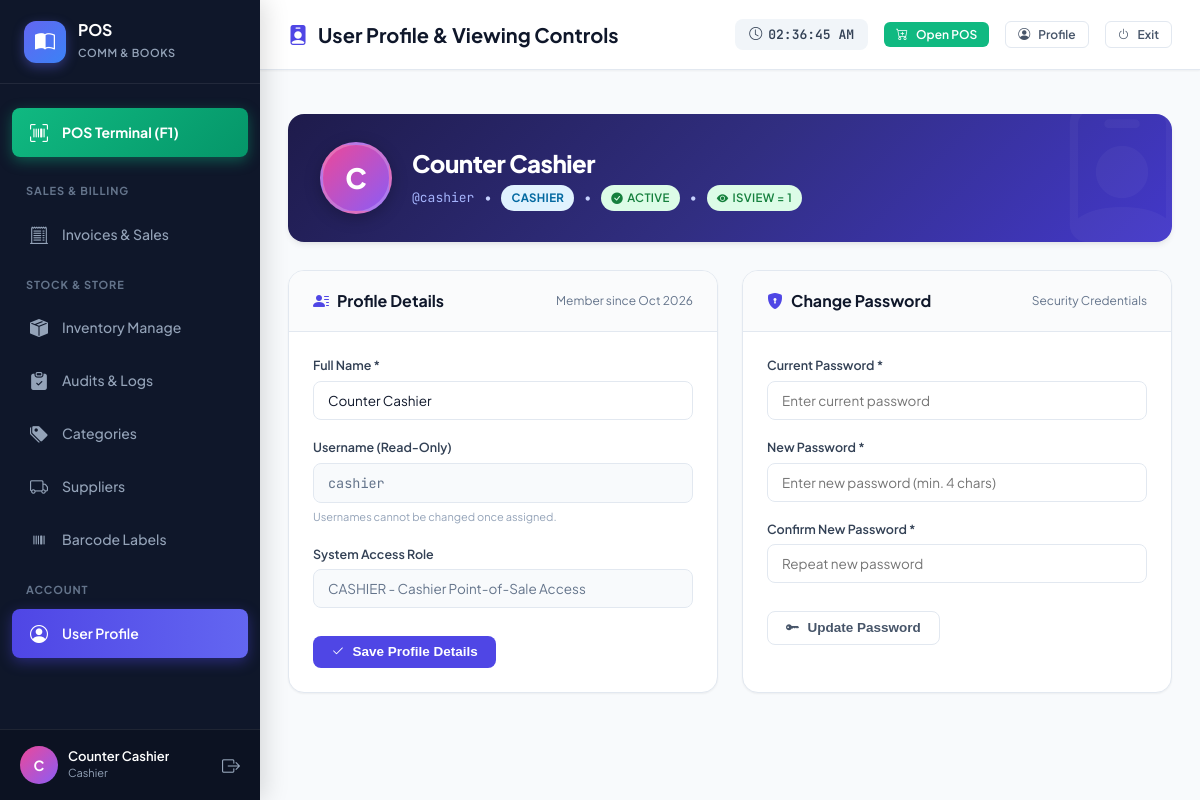
The app's page /profile.php (signed in) with its own data.
### tables this page shows
CREATE TABLE `users` (
  `id` int NOT NULL AUTO_INCREMENT,
  `username` varchar(50) NOT NULL,
  `password` varchar(255) NOT NULL,
  `full_name` varchar(100) NOT NULL,
  `role` enum('admin','cashier') DEFAULT 'cashier',
  `status` enum('active','inactive') DEFAULT 'active',
  `isView` int NOT NULL DEFAULT '1',
  `created_at` datetime DEFAULT CURRENT_TIMESTAMP,
  PRIMARY KEY (`id`),
  UNIQUE KEY `username` (`username`)
);

### profile.php (the view, shortened to what this page needs)
<?php
require_once __DIR__ . '/includes/header.php';
$uStmt = $pdo->prepare("SELECT * FROM users WHERE id = ?");
$uStmt->execute([$user['id']]);
$profile = $uStmt->fetch();
?>
<div class="page-container" style="max-width: 1200px;">
    <div style="background: linear-gradient(135deg, #1e1b4b 0%, #312e81 50%, #4338ca 100%); border-radius: var(--radius-lg); padding: 28px 32px; color: white; margin-bottom: 28px; box-shadow: var(--shadow-md); position: relative; overflow: hidden;">
        <div style="position: absolute; right: -20px; bottom: -30px; font-size: 140px; color: rgba(255, 255, 255, 0.04); pointer-events: none;">
            <i class="bi bi-person-badge"></i>
        </div>
        <div style="display: flex; align-items: center; justify-content: space-between; flex-wrap: wrap; gap: 20px; position: relative; z-index: 2;">
            <div style="display: flex; align-items: center; gap: 20px;">
                <div style="width: 72px; height: 72px; border-radius: 50%; background: linear-gradient(135deg, #ec4899, #8b5cf6); color: white; display: flex; align-items: center; justify-content: center; font-size: 28px; font-weight: 800; box-shadow: 0 4px 16px rgba(0,0,0,0.25); border: 3px solid rgba(255,255,255,0.2);">
                    <?= strtoupper(substr($profile['full_name'] ?: $profile['username'], 0, 1)) ?>
                </div>
                <div>
                    <h2 style="font-size: 24px; font-weight: 800; margin: 0 0 4px 0; color: #ffffff; letter-spacing: -0.02em;">
                        <?= htmlspecialchars($profile['full_name']) ?>
                    </h2>
                    <div style="display: flex; align-items: center; gap: 10px; flex-wrap: wrap; font-size: 13px; color: #c7d2fe;">
                        <span style="font-family: var(--font-mono); color: #a5b4fc;">@<?= htmlspecialchars($profile['username']) ?></span>
                        <span>•</span>
                        <span class="badge <?= $profile['role'] === 'admin' ? 'badge-purple' : 'badge-info' ?>" style="font-weight: 700;">
                            <?= strtoupper($profile['role']) ?>
                        </span>
                        <span>•</span>
                        <span class="badge badge-success">
                            <i class="bi bi-check-circle-fill"></i> <?= strtoupper($profile['status']) ?>
                        </span>
                        <span>•</span>
                        <span class="badge <?= (int)$profile['isView'] === 1 ? 'badge-success' : 'badge-warning' ?>" title="isView Column Status">
                            <i class="bi <?= (int)$profile['isView'] === 1 ? 'bi-eye-fill' : 'bi-eye-slash-fill' ?>"></i>
                            isView = <?= (int)$profile['isView'] ?>
                        </span>
                    </div>
                </div>
            </div>
        </div>
    </div>
    <div style="display: grid; grid-template-columns: repeat(auto-fit, minmax(320px, 1fr)); gap: 24px; margin-bottom: 32px;">
        <div class="content-card" style="margin-bottom: 0;">
            <div class="card-header-flex">
                <div class="card-title">
                    <i class="bi bi-person-lines-fill" style="color: var(--primary);"></i>
                    <span>Profile Details</span>
                </div>
                <span style="font-size: 12px; color: #64748b;">Member since <?= date('M Y', strtotime($profile['created_at'])) ?></span>
            </div>
            <div class="card-body">
                <form method="POST">
                    <div class="form-group">
                        <label class="form-label">Full Name *</label>
                        <input type="text" name="full_name" class="form-control" required value="<?= htmlspecialchars($profile['full_name']) ?>" placeholder="Your Full Name">
                    </div>
                    <div class="form-group">
                        <label class="form-label">Username (Read-Only)</label>
                        <input type="text" class="form-control" value="<?= htmlspecialchars($profile['username']) ?>" readonly style="background: #f8fafc; font-family: var(--font-mono); color: #64748b;">
                        <span style="font-size: 11px; color: #94a3b8;">Usernames cannot be changed once assigned.</span>
                    </div>
                    <div class="form-group">
                        <label class="form-label">System Access Role</label>
                        <input type="text" class="form-control" value="<?= strtoupper($profile['role']) ?> - <?= $profile['role'] === 'admin' ? 'Full Administrator Access' : 'Cashier Point-of-Sale Access' ?>" readonly style="background: #f8fafc; color: #64748b;">
                    </div>
                    <button type="submit" class="btn btn-primary" style="margin-top: 10px;">
                        <i class="bi bi-check2"></i> Save Profile Details
                    </button>
                </form>
            </div>
        </div>
        <div class="content-card" style="margin-bottom: 0;">
            <div class="card-header-flex">
                <div class="card-title">
                    <i class="bi bi-shield-lock-fill" style="color: var(--primary);"></i>
                    <span>Change Password</span>
                </div>
                <span style="font-size: 12px; color: #64748b;">Security Credentials</span>
            </div>
            <div class="card-body">
                <form method="POST">
                    <div class="form-group">
                        <label class="form-label">Current Password *</label>
                        <input type="password" name="current_password" class="form-control" required placeholder="Enter current password">
                    </div>
                    <div class="form-group">
                        <label class="form-label">New Password *</label>
                        <input type="password" name="new_password" class="form-control" required minlength="4" placeholder="Enter new password (min. 4 chars)">
                    </div>
                    <div class="form-group">
                        <label class="form-label">Confirm New Password *</label>
                        <input type="password" name="confirm_password" class="form-control" required minlength="4" placeholder="Repeat new password">
                    </div>
                    <button type="submit" class="btn btn-outline" style="margin-top: 10px;">
                        <i class="bi bi-key-fill"></i> Update Password
                    </button>
                </form>
            </div>
        </div>
    </div>
</div>
<?php require_once __DIR__ . '/includes/footer.php'; ?>

### assets/css/style.css (style rules this page uses)
:root { --primary: #4f46e5; --primary-hover: #4338ca; --primary-light: #e0e7ff; --primary-dark: #3730a3; --secondary: #0ea5e9; --secondary-hover: #0284c7; --accent: #10b981; --accent-hover: #059669; --accent-light: #d1fae5; --warning: #f59e0b; --warning-light: #fef3c7; --danger: #ef4444; --danger-light: #fee2e2; --info: #3b82f6; --bg-main: #f8fafc; --bg-card: #ffffff; --bg-sidebar: #0f172a; --bg-sidebar-hover: #1e293b; --bg-sidebar-active: #312e81; --text-primary: #0f172a; --text-secondary: #64748b; --text-muted: #94a3b8; --text-inverse: #ffffff; --border: #e2e8f0; --border-focus: #818cf8; --shadow-sm: 0 1px 2px 0 rgb(0 0 0 / 0.05); --shadow-md: 0 4px 6px -1px rgb(0 0 0 / 0.07), 0 2px 4px -2px rgb(0 0 0 / 0.05); --shadow-lg: 0 10px 15px -3px rgb(0 0 0 / 0.08), 0 4px 6px -4px rgb(0 0 0 / 0.04); --shadow-xl: 0 20px 25px -5px rgb(0 0 0 / 0.1), 0 8px 10px -6px rgb(0 0 0 / 0.05); --radius-sm: 8px; --radius-md: 12px; --radius-lg: 16px; --radius-xl: 24px; --font-sans: 'Plus Jakarta Sans', system-ui, -apple-system, sans-serif; --font-mono: 'JetBrains Mono', monospace; --sidebar-width: 260px; --topbar-height: 70px; }
* { margin: 0; padding: 0; box-sizing: border-box; }
body { font-family: var(--font-sans); background-color: var(--bg-main); color: var(--text-primary); line-height: 1.5; -webkit-font-smoothing: antialiased; overflow-x: hidden; }
.page-container { padding: 28px; flex: 1; }
.content-card { background: var(--bg-card); border: 1px solid var(--border); border-radius: var(--radius-lg); box-shadow: var(--shadow-sm); margin-bottom: 24px; overflow: hidden; }
.card-header-flex { padding: 18px 24px; border-bottom: 1px solid var(--border); display: flex; align-items: center; justify-content: space-between; flex-wrap: wrap; gap: 12px; background: #fafbfc; }
.card-title { font-size: 16px; font-weight: 700; color: var(--text-primary); display: flex; align-items: center; gap: 8px; }
.card-body { padding: 24px; }
.badge { display: inline-flex; align-items: center; gap: 4px; padding: 4px 10px; border-radius: 9999px; font-size: 11.5px; font-weight: 600; text-transform: uppercase; letter-spacing: 0.03em; }
.badge-success { background: #dcfce7; color: #15803d; }
.badge-info { background: #e0f2fe; color: #0369a1; }
.btn { display: inline-flex; align-items: center; justify-content: center; gap: 8px; padding: 9px 18px; font-size: 13.5px; font-weight: 600; border-radius: var(--radius-sm); border: none; cursor: pointer; transition: all 0.2s ease; text-decoration: none; line-height: 1; }
.btn-primary { background: var(--primary); color: white; }
.btn-outline { background: white; border: 1px solid var(--border); color: #475569; }
.form-group { margin-bottom: 18px; }
.form-label { display: block; font-size: 12.5px; font-weight: 600; color: #334155; margin-bottom: 6px; }
.form-control, .form-select { width: 100%; padding: 10px 14px; font-size: 13.5px; font-family: inherit; border: 1px solid var(--border); border-radius: var(--radius-sm); background: white; color: var(--text-primary); transition: border-color 0.15s ease, box-shadow 0.15s ease; }

### records on screen
users: full_name "C", full_name "Counter Cashier", username "cashier", role "CASHIER", status "ACTIVE", isView "1", created_at "Oct 2026", role "CASHIER - Cashier Point-of-Sale Access"

### other values on screen
substr($user['name'] ?: 'U', 0, 1) "C"
$user['name'] "Counter Cashier"
$user['role'] "Cashier"
$pageTitle "User Profile & Viewing Controls"
